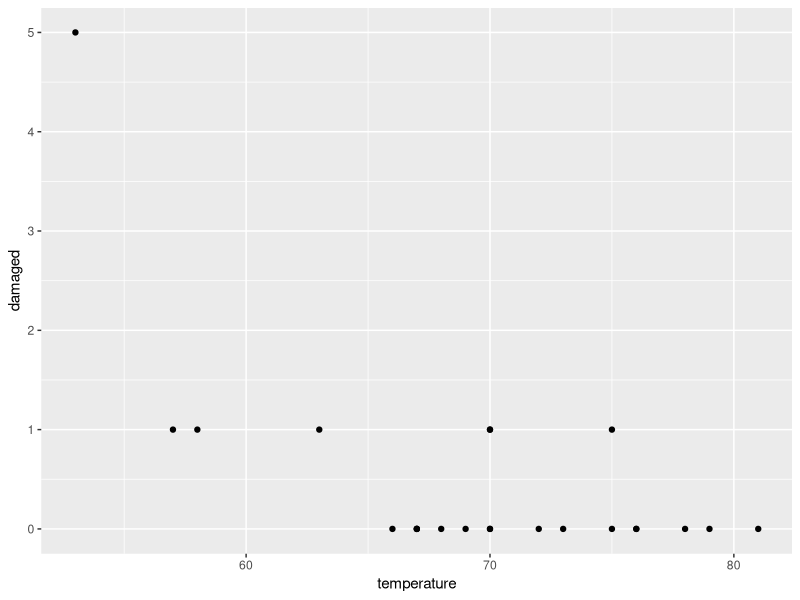
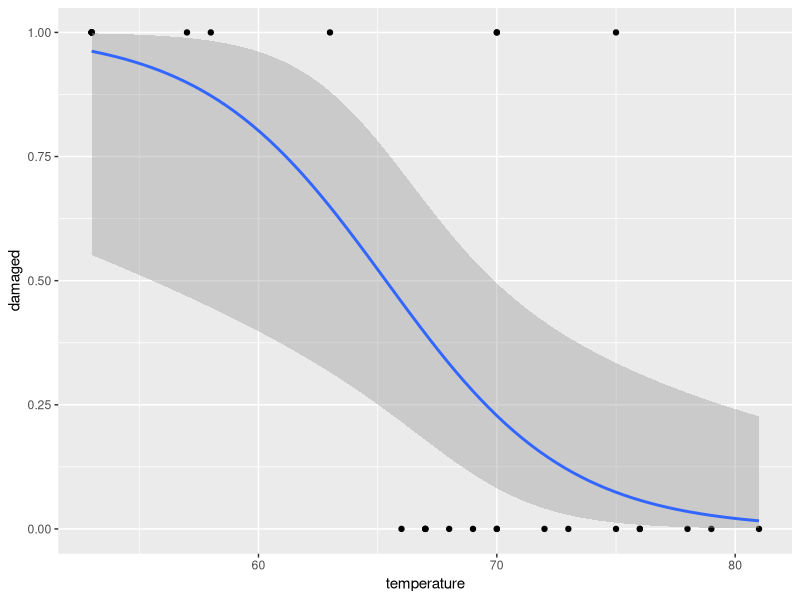

Recreate these plots in R, in order.
## ---- chunk 1
library(ggplot2)
eth <- 0
sex <- 1
lrn <- 1

predictdays <- 18.93 - 9.11*eth + 3.1*sex + 2.15*lrn
days <- 2

resid <- days - predictdays

resid


## ---- chunk 2

varresid <- 240.57
varabs <- 264.17
n <- 146
k <- 3

R2 <- 1-(varresid/varabs)
R2a <- R2*((n-1)/(n-k-1))

R2

R2a

## ---- chunk 3



temperature <- c(53,57,58,63,66,67,67,67,68,69,70,70,70,70,72,73,75,75,76,76,
                 78,79,81)

damaged <- c(5,1,1,1,0,0,0,0,0,0,1,0,1,0,0,0,0,1,0,0,0,0,0)

undamaged <- c(1,5,5,5,6,6,6,6,6,6,5,6,5,6,6,6,6,5,6,6,6,6,6)

data <- data.frame(temperature = temperature, damaged = damaged, 
                   undamaged = undamaged)

ggplot(data,aes(x=temperature,y=damaged)) + geom_point()


## ---- chunk 4

challengermodel <- function(temp){
  return(exp(11.663 - 0.2162*temp)/(1 + exp(11.663 - 0.2162*temp)))
}

challengermodel(51)

challengermodel(53)

challengermodel(55)

## ---- chunk 5

temperature <- c(53,53,53,53,53,57,58,63,66,67,67,67,68,69,70,70,70,70,72,73,
                 75,75,76,76,78,79,81)

damaged <- c(1,1,1,1,1,1,1,1,0,0,0,0,0,0,1,0,1,0,0,0,0,1,0,0,0,0,0)

undamaged <- c(0,0,0,0,0,5,5,5,6,6,6,6,6,6,5,6,5,6,6,6,6,5,6,6,6,6,6)

data <- data.frame(temperature = temperature, damaged = damaged, 
                   undamaged = undamaged)

ggplot(data,aes(x=temperature,y=damaged)) + geom_point() + stat_smooth(method = 'glm', method.args = list(family = "binomial")) 

